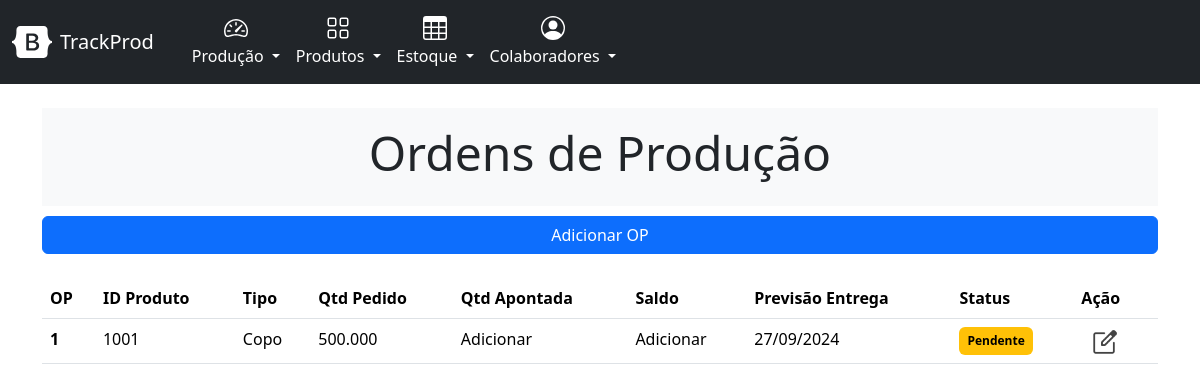
Page /producao/list_ordens on the committed database.
### producao/models.py (models this page shows, shortened)
class OrdemProducao(models.Model):
    STATUS_CHOICES = [
        ('pendente', 'Pendente'),
        ('em_producao', 'Em Produção'),
        ('finalizada', 'Finalizada'),
    ]
    produto = models.ForeignKey(Produto, on_delete=models.CASCADE)
    quantidade = models.IntegerField()
    data_criacao = models.DateTimeField(auto_now_add=True)
    data_previsao = models.DateField()
    status = models.CharField(max_length=20, choices=STATUS_CHOICES, default='pendente')
    class Meta:
        verbose_name_plural = 'ordens_de_producao'

### cadastro/models.py (models this page shows, shortened)
class Produto(models.Model):
    nome = models.CharField(max_length=255)
    codigo = models.CharField(max_length=50, unique=True)
    descricao = models.TextField(blank=True)
    material = models.CharField(max_length=100)
    peso = models.DecimalField(max_digits=10, decimal_places=2)
    volume = models.DecimalField(max_digits=10, decimal_places=2)
    cor = models.CharField(max_length=50)

### producao/views.py (the view)
# urls.py: path('list_ordens', views.list_ordem_producao, name='list_ordens'),
def list_ordem_producao(request):
    ordens_producao = OrdemProducao.objects.order_by('data_criacao')
    context = {'ordens_producao' : ordens_producao}
    return render(request, 'producao/list-ordem-producao.html', context)

### producao/templates/producao/list-ordem-producao.html (shortened to what this page needs)
{% extends "base.html" %}
{% load static %}
{% load humanize %}
{% block header %}
    <div class="py-3 bg-light text-center">
        <h2 class="display-5">Ordens de Produção</h2>
    </div>
{% endblock header %}
{% block content %}
{% block buttons %}
  <div class="d-grid gap-2" style="margin-top: 10px;">
      <a class="btn btn-primary" href="{% url 'new_ordem'%}" role="button">Adicionar OP</a>
  </div>
{% endblock buttons %}
    <table class="table table-hover">
        <thead >
          <tr>
            <th scope="col">OP</th>
            <th scope="col">ID Produto</th>
            <th scope="col">Tipo</th>
            <th scope="col">Qtd Pedido</th>
            <th scope="col">Qtd Apontada</th>
            <th scope="col">Saldo</th>
            <th scope="col">Previsão Entrega</th>
            <th scope="col">Status</th>
            <th scope="col">Ação</th>
          </tr>
        </thead>
        <tbody class="table table-hover">
        {% for ordem_producao in ordens_producao %}
          <tr style="cursor: pointer;" onclick="window.location.href='{% url 'ordem_producao' ordem_producao.id  %}'">
            <th scope="row">{{ ordem_producao.id }}</th>
            <td>{{ ordem_producao.produto.codigo }}</td>
            <td>{{ ordem_producao.produto.nome }}</td>
            <td>{{ ordem_producao.quantidade|intcomma }}</td>
            <td>Adicionar</td>
            <td>Adicionar</td>
            <td>{{ ordem_producao.data_previsao | date:'d/m/Y'}}</td>
            {% if ordem_producao.status == "em_producao"%}
              <td><span class="badge text-bg-primary">{{ ordem_producao.get_status_display }}</span></td>
            {% elif ordem_producao.status == "pendente" %}
             <td> <span class="badge text-bg-warning">{{ ordem_producao.get_status_display }}</span></td>
            {% else %}
              <td> <span class="badge text-bg-success">{{ ordem_producao.get_status_display }}</span></td>
            {% endif %}
            <td><a href="{% url 'novo_produto' %}"><img src="{% static 'core/icon-apontamento.png' %}" style="width: 30px; margin-bottom: -5px;"></a></td>
          </tr>
        {% empty %}
          Não há ordens para visualizar
        {% endfor %}
        </tbody>
      </table>
{% endblock content %}

### rows in the picture
OrdemProducao: id "1", produto.codigo "1001", produto.nome "Copo", quantidade "500.000", data_previsao "27/09/2024", status "Pendente"
